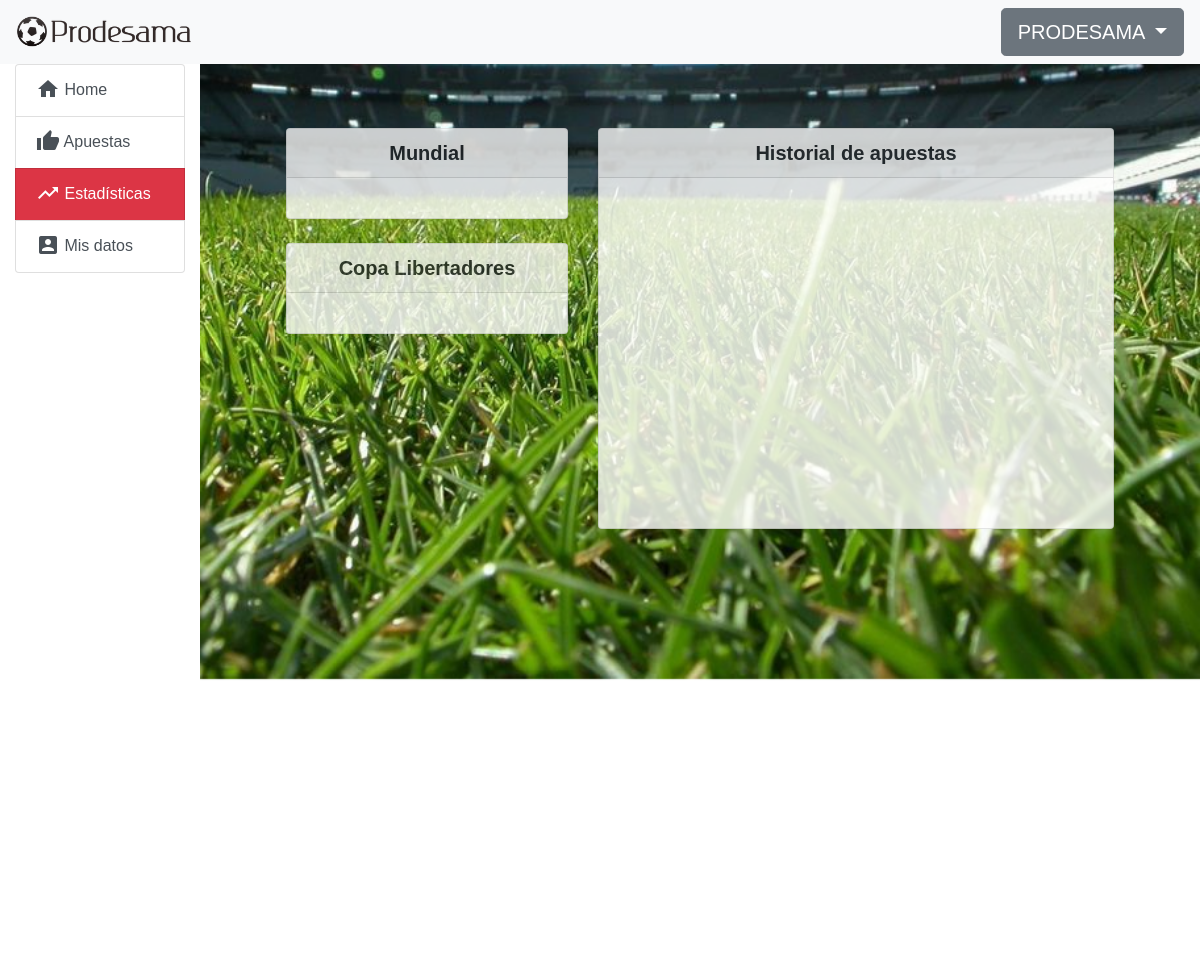
Page /home/puntaje (signed in) on the earlier database version.
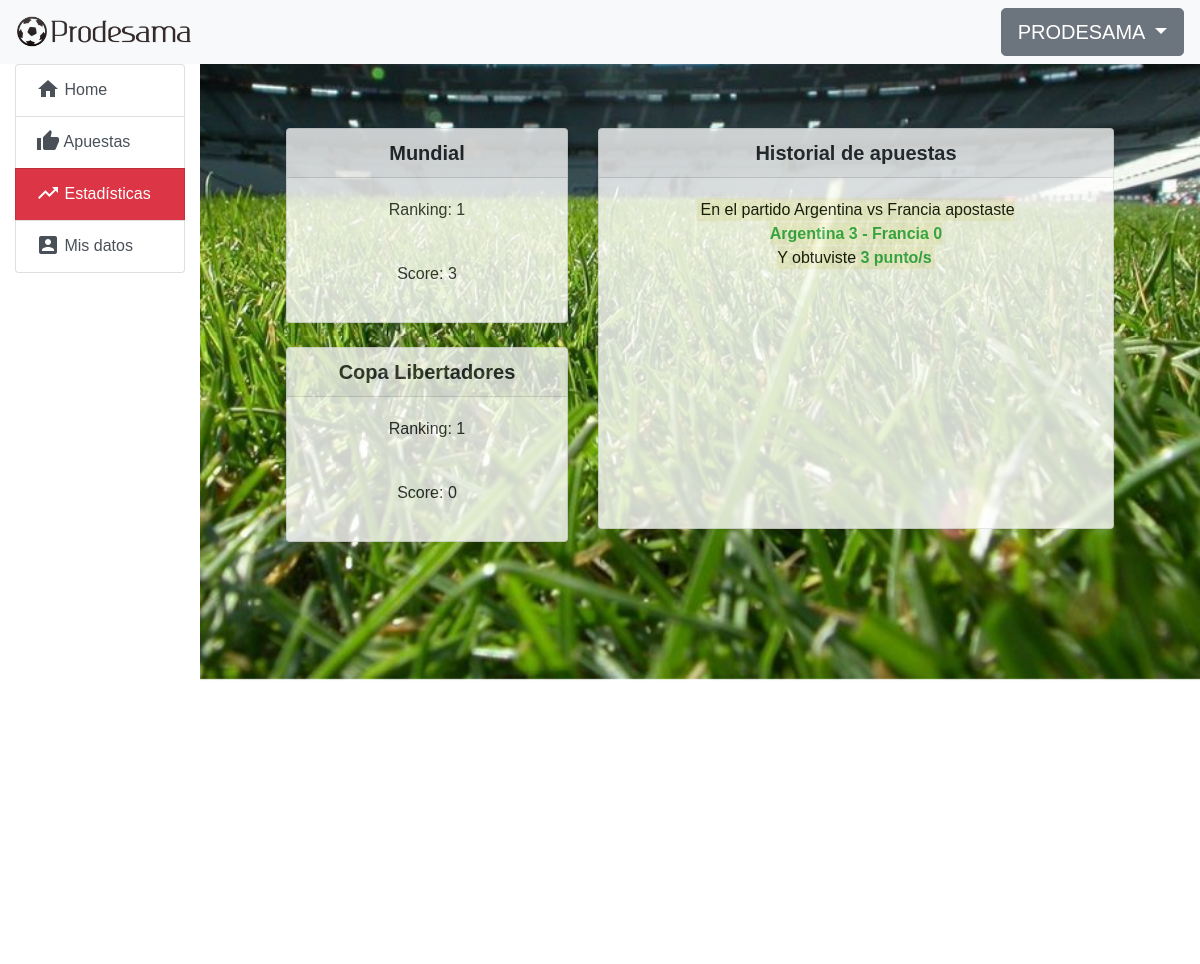
Same page on the later database version.
### prode/models.py (models this page shows, shortened)
class Competition(models.Model):
    name = models.CharField(max_length=100)
    available = models.BooleanField(default=False)

class CompetitionStat(models.Model):
    user = models.ForeignKey(User, on_delete=models.CASCADE, related_name='comps')
    score = models.PositiveIntegerField(default=0)
    ranking = models.PositiveIntegerField(null=True)
    comp = models.ForeignKey(Competition, on_delete=models.CASCADE, null=True, related_name='comps')
    class Meta:
        unique_together = ('user', 'comp')

class Bet(models.Model):
    user = models.ForeignKey(User, related_name='bets', blank=True, on_delete=models.CASCADE)
    match = models.ForeignKey(Match, on_delete=models.CASCADE, related_name='bets')
    team1_score = models.PositiveIntegerField(default=0)
    team2_score = models.PositiveIntegerField(default=0)
    result = models.PositiveIntegerField(default=0, null=True)
    calculated = models.BooleanField(default=False)
    class Meta:
        unique_together = ('user', 'match')

class Match(models.Model):
    start = models.DateTimeField()
    end = models.DateTimeField()
    team1 = models.ForeignKey(Team, on_delete=models.CASCADE, related_name='+')
    team2 = models.ForeignKey(Team, on_delete=models.CASCADE, related_name='+')
    team1_score = models.PositiveIntegerField(default=0)
    team2_score = models.PositiveIntegerField(default=0)
    competition = models.ForeignKey(Competition, on_delete=models.CASCADE, null=True)
    def __str__(self):
        return (self.team1.name + " vs " + self.team2.name)

class Team(models.Model):
    name = models.CharField(max_length=50)
    flag = models.ImageField(upload_to='prode/images/flags/')
    def __str__(self):
        return self.name

### prode/views.py (the view)
# urls.py: path('home/puntaje', login_required(views.ScoreView.as_view()), name='puntaje'),
class ScoreView(generic.DetailView):
    template_name = 'prode/puntaje.html'
    def get(self, request):
        comps = Competition.objects.all()
        comp_stats = CompetitionStat.objects.all()
        bets = Bet.objects.all()
        return render(request, self.template_name, {'comps':comps,'comp_stats':comp_stats, 'bets':bets})

### prode/templates/prode/puntaje.html (shortened to what this page needs)
{% extends "prode/navigation.html" %}
{% block content %}
<div class="row justify-content-center text-center" style="opacity: 0.8">
    <div class="col-md-4">
        {% for c in comps %}
            <div class="card">
                <h5 class="card-header"><strong>{{ c.name }}</strong></h5>
                <div class="card-body">
                    {% for cs in comp_stats %}
                        {% if c == cs.comp %}
                            {% if user == cs.user %}
                                {% if cs.ranking == None %}
                                    <p>Aún no posees ranking para esta competencia</p>
                                {% else %}
                                    <p>Ranking: {{ cs.ranking }}</p>
                                {% endif %}
                                <br>
                                <p>Score: {{ cs.score }}</p>
                            {% endif %}
                        {% endif %}
                    {% endfor %}
                </div>
            </div>
            <br>
        {% endfor %}
    </div>
    <div class="col-md-7">
        <div class="card">
            <h5 class="card-header"><strong>Historial de apuestas</strong></h5>
            <div class="lista-proximos-partidos">
                <div class="card-body">
                    {% for bet in bets %}
                        {% if user == bet.user %}
                            <mark>
                                En el partido {{ bet.match }} apostaste
                                <br>
                                <b class="text-success">
                                {{bet.match.team1 }} {{ bet.team1_score }}
                                - {{ bet.match.team2 }} {{ bet.team2_score }}
                                </b>
                                <br>
                                Y obtuviste <b class="text-success">{{ bet.result }} punto/s</b>
                                <br>
                            </mark>
                            <br>
                        {% endif %}
                    {% endfor %}
                </div>
            </div>
        </div>
    </div>
</div>
{% endblock %}

Differences in the rows shown:
added CompetitionStat: ranking "1", score "3", shown under Competition "Mundial"
added CompetitionStat: ranking "1", score "0", shown under Competition "Copa Libertadores"
added Bet: match "Argentina vs Francia", match.team1 "Argentina", team1_score "3", match.team2 "Francia", team2_score "0", result "3"
